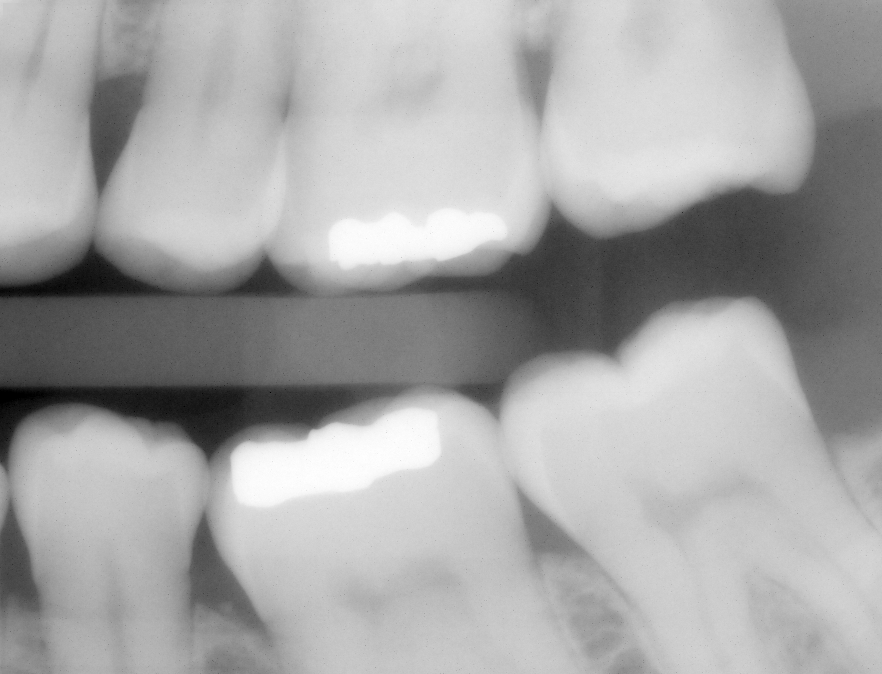
#> input picture 26/dental_xray.tif, 882 x 674 px
$ python test1_2.py
#> lines starting #> are read from the running program, lines starting #| are printed output that depends on the picture
import numpy as np
import cv2 as cv

### PART A ###

# Load Data
dental = cv.imread('dental_xray.tif')
#> dental is the input picture: shape (674, 882, 3); min 0, max 255, mean 166.8
mask = cv.imread('dental_xray_mask.tif')
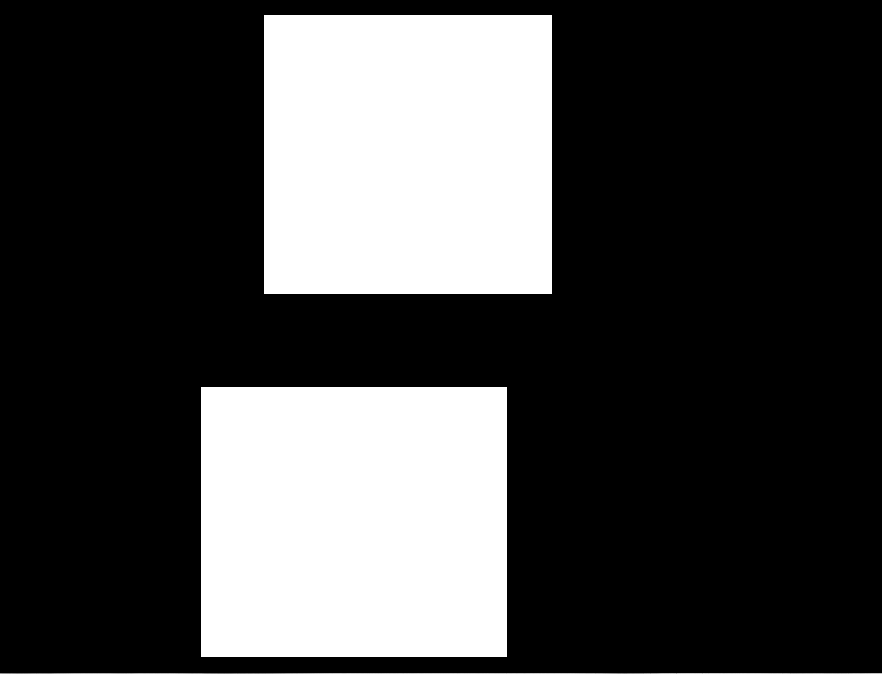
#> input picture 26/dental_xray_mask.tif, 882 x 674 px
#> mask is the input picture: shape (674, 882, 3); min 0, max 255, mean 70.2

# Masked The dental
maskdent = dental * mask
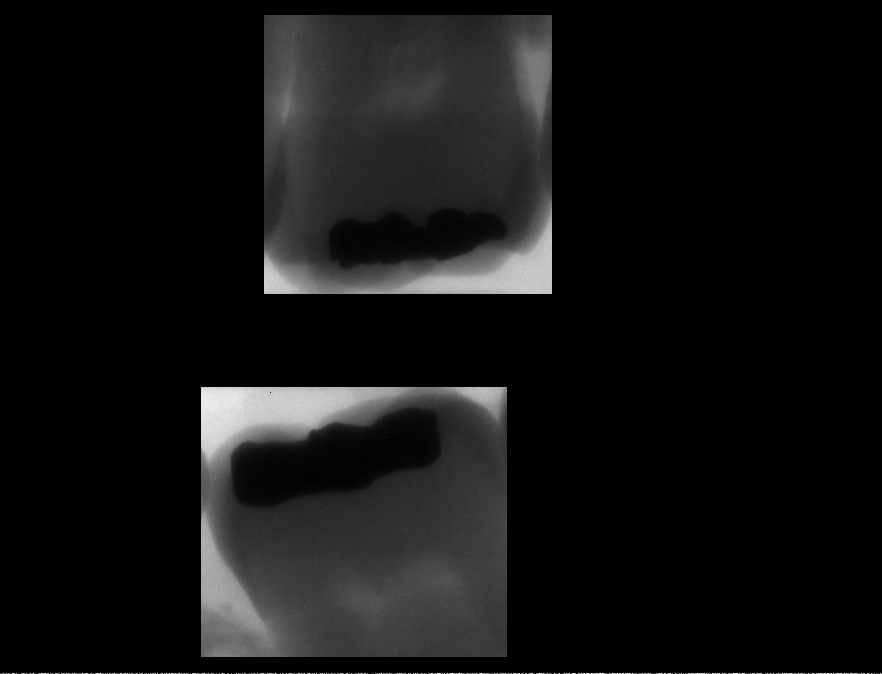
#> maskdent: shape (674, 882, 3); min 0, max 255, mean 18.5

cv.imshow("Masked Image", maskdent)

# Crop uper side of dental
dimup = np.array([[0, 0]])

# For to find the first and Last point of Uper Side
for i in range(0, 882):
    for j in range(0, 340):
        if maskdent[j, i].all() > 0:
            dimup = np.append(dimup, [[j, i]], axis=0)
(px1, py1) = dimup[1]
(px2, py2) = dimup[-1]
dentup = maskdent[px1: px2, py1:py2]
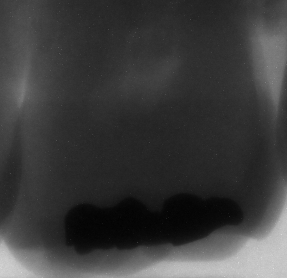
#> dentup: shape (278, 287, 3); min 2, max 223, mean 60.3

# For to find the first and Last point of Down Side
dimdn = np.array([[0, 0]])
for i in range(0, 882):
    for j in range(341, 670):
        if maskdent[j, i].all() > 0:
            dimdn = np.append(dimdn, [[j, i]], axis=0)
(px1, py1) = dimdn[1]
(px2, py2) = dimdn[-1]
dentdn = maskdent[px1: px2, py1: py2]
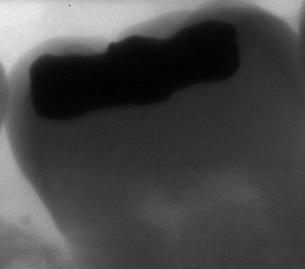
#> dentdn: shape (269, 305, 3); min 0, max 249, mean 72.6

# Show and Save the image
cv.imshow("Up Dental", dentup)
cv.imshow("Down Dental", dentdn)
cv.imwrite("Up Dental.png", dentup)
cv.imwrite("Down Dental.png", dentdn)

### PART B ###

# Load image
gbody = cv.imread('partial_body_scan.tif', cv.IMREAD_GRAYSCALE)
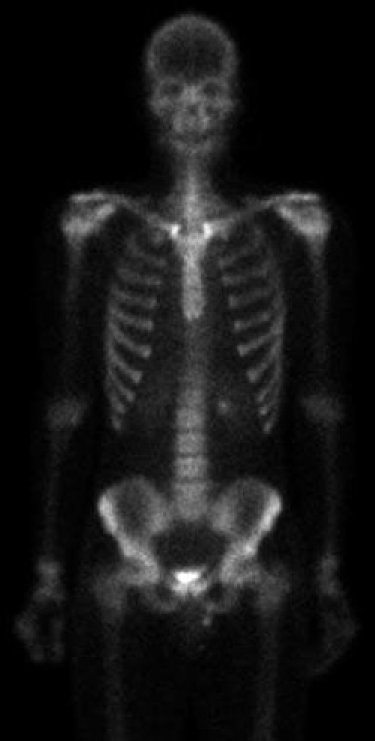
#> input picture 26/partial_body_scan.tif, 750 x 1482 px (shown at 1/2 size)
#> gbody is the input picture: shape (1482, 750); min 0, max 255, mean 22.5

invbody = int(255) - gbody  # Inverse Body
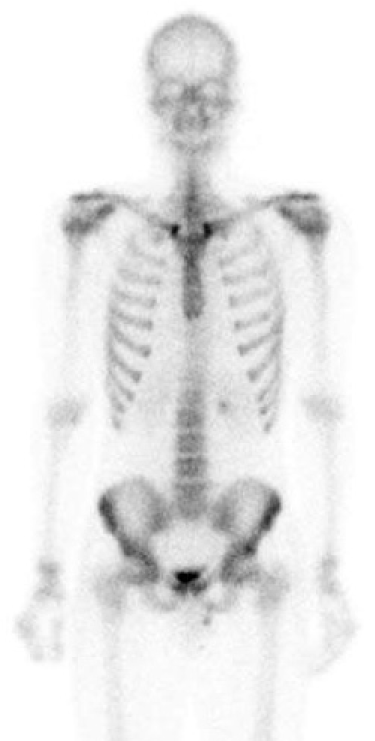
#> invbody: shape (1482, 750) (shown at 1/2 size); min 0, max 255, mean 232.5
twoinvbody = invbody * 2  # Add two inverse
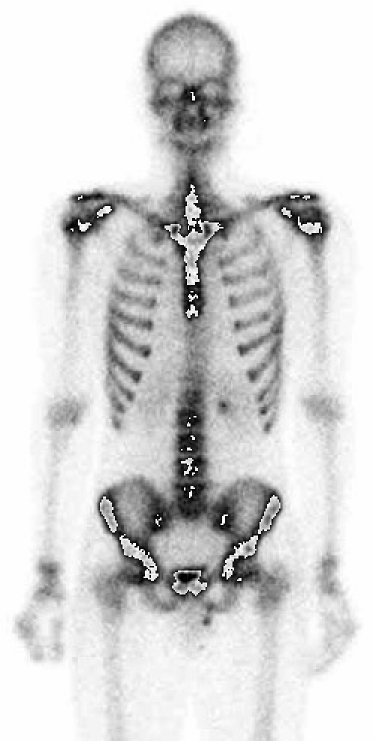
#> twoinvbody: shape (1482, 750) (shown at 1/2 size); min 0, max 254, mean 213.5

cv.imshow("Grayscale Body", gbody)
cv.imshow("Inverse color Body", invbody)
cv.imwrite("Inverse2.png", twoinvbody)
cv.imwrite("Inverse color Body.png", invbody)
cv.imshow("Inverse + Inverse", twoinvbody)
cv.imwrite("Grayscale Body.png", gbody)

### PART C ###


ang = cv.imread('angiography_live.tif')
angmask = cv.imread('angiography_mask.tif')

diff = cv.absdiff(ang, angmask)
cv.imshow("Diffrent", diff)
cv.imwrite("Diffrent.png", diff)

#> (the run stopped early here; a loop or call above may not have finished)
